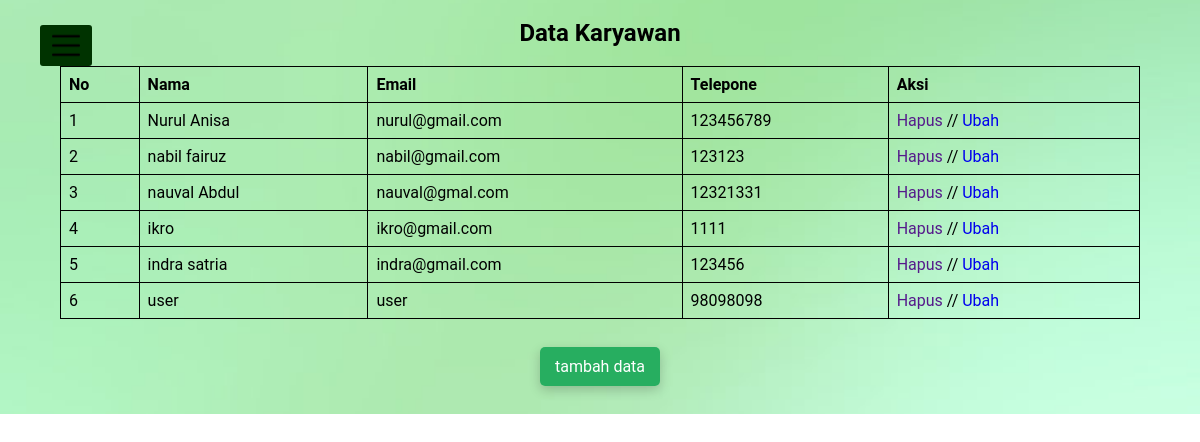
/admin/index.php?halaman=pelangan (signed in), run on the app's committed database.
### tables this page shows
CREATE TABLE `karyawan` (
  `id_karyawan` int(11) NOT NULL,
  `pelanggan` varchar(255) NOT NULL,
  `email_pelanggan` varchar(255) NOT NULL,
  `password_pelanggan` varchar(25) NOT NULL,
  `telepon_pelanggan` int(25) NOT NULL
);

### admin/pelangan.php (the view, shortened to what this page needs)
<!DOCTYPE html>
<html>
<head>
</head>
<body><br>
<center><h2>Data Karyawan</h2></center><br>
<center>
<table class="tablee">
	<thead>
		<tr>
			<th>No</th>
			<th>Nama</th>
			<th>Email	</th>
			<th>Telepone</th>
			<th>Aksi</th>
		</tr>
	</thead>
	<tbody>
		<?php $nomor=1; ?>
		<?php $ambil=$koneksi->query("SELECT * FROM karyawan"); ?>
		<?php while($pecah = $ambil->fetch_assoc()) { ?>
		<tr>
			<td><?php echo $nomor; ?></td>
			<td><?php echo $pecah['pelanggan']; ?></td>
			<td><?php echo $pecah['email_pelanggan']; ?></td>
			<td><?php echo $pecah['telepon_pelanggan']; ?></td>
			<td>
				<a href="">Hapus</a> //
				<a href="index.php?halaman=ubahkaryawan&id=<?php echo $pecah['id_karyawan']; ?>">Ubah</a>
			</td>
		</tr>
		<?php $nomor++; ?>
		<?php } ?>
	</tbody>
</table><br><br></center>
<center>
<a href="index.php?halaman=tambahkaryawan" class="button-hijau">tambah data</a></center><br><br>
</body>
</html>

### css/index-admin.css (style rules this page uses)
* { padding: 0; margin: 0; list-style: none; text-decoration: none; }
body { font-family: 'Roboto', sans-serif; }
.button-hijau { background-color: #27ae60 ; color: white; border: none; border-radius: 5px; box-shadow: 0px 4px 12px 0px rgba(0, 0, 0, 0.2); text-align: center; margin: 5px 2px; padding: 10px 15px; cursor: pointer; }
.tablee { border-collapse: collapse; border-spacing: 0; width: 90%; border: 1px solid #000; }
th, td { text-align: left; padding: 8px; border: 1px solid #000; }

### data on the page
karyawan: pelanggan "Nurul Anisa", email_pelanggan "nurul@gmail.com", telepon_pelanggan "123456789"
karyawan: pelanggan "nabil fairuz", email_pelanggan "nabil@gmail.com", telepon_pelanggan "123123"
karyawan: pelanggan "nauval Abdul", email_pelanggan "nauval@gmal.com", telepon_pelanggan "12321331"
karyawan: pelanggan "ikro", email_pelanggan "ikro@gmail.com", telepon_pelanggan "1111"
karyawan: pelanggan "indra satria", email_pelanggan "indra@gmail.com", telepon_pelanggan "123456"
karyawan: pelanggan "user", email_pelanggan "user", telepon_pelanggan "98098098"
